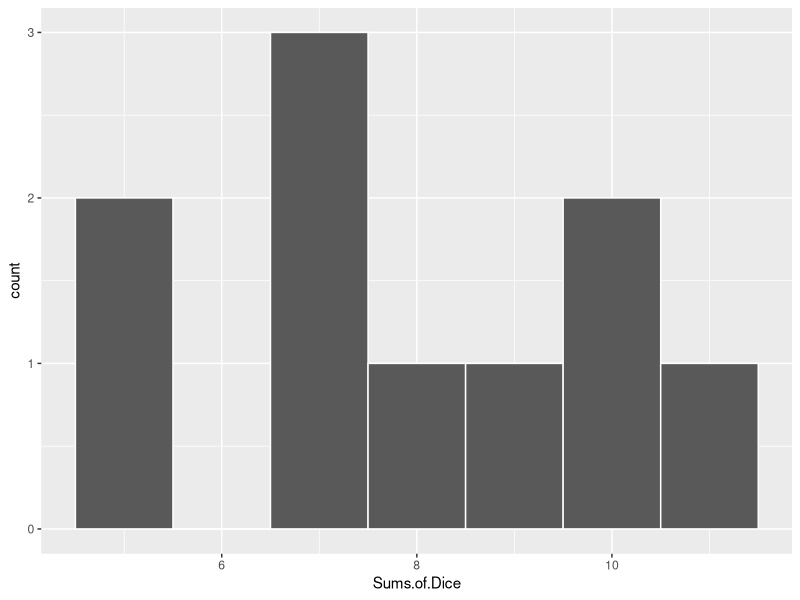
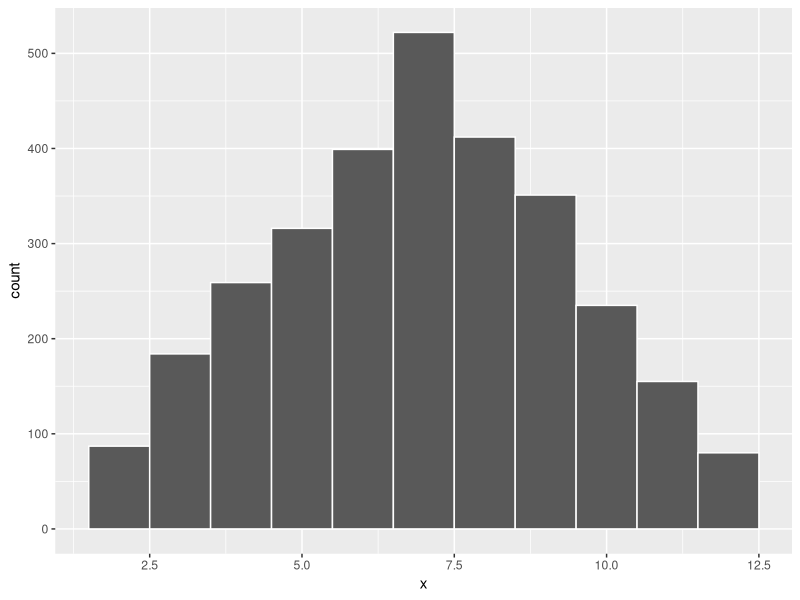
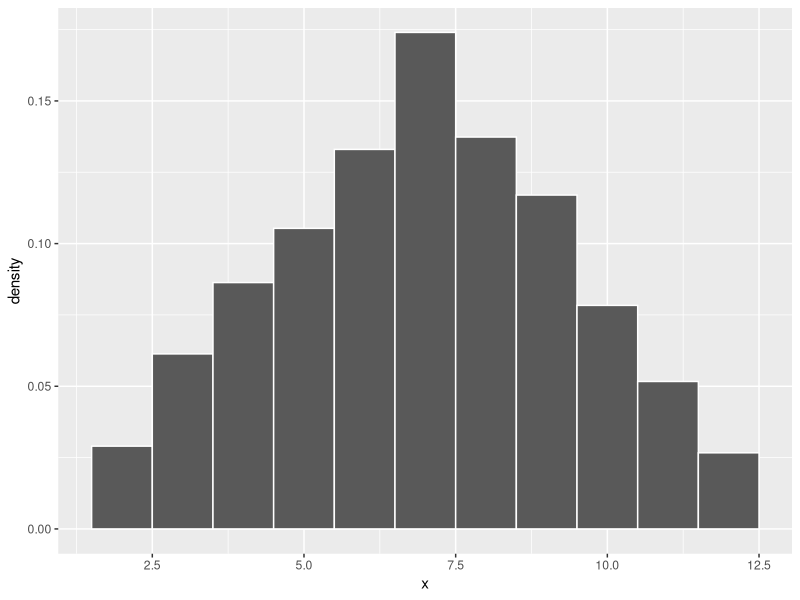
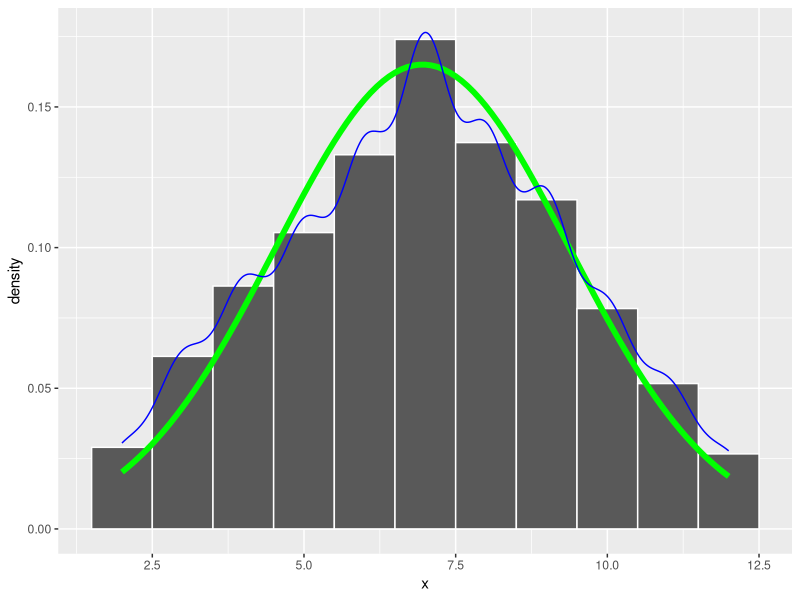
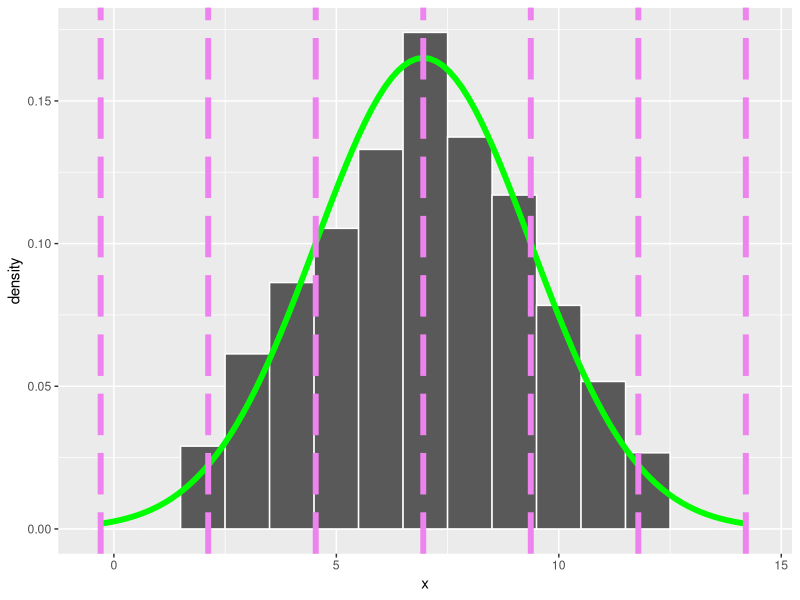

Reproduce these figures in R, in order. (Note: this script raises an error after producing the figures.)
## ---- chunk 1
knitr::opts_chunk$set(echo = TRUE)
## ---- chunk 2

library(tidyverse)

## ---- chunk 3

dice_rolls = c(5,11, 10, 8, 10, 9, 7, 7, 5, 7 )  # actually roll two dice and add them at least ten times. Enter your data here.
j=0 # We'll use this later. 
play=0 # We'll use this later. 


## ---- chunk 4
dice_gathered <- 
  dice_rolls %>% 
    data.frame(`Sums of Dice`=.)


str(dice_gathered)

## ---- chunk 5

dice_gathered %>% 
  ggplot(
    aes(Sums.of.Dice)
    ) + 
    geom_histogram(
      col="white",
      binwidth=1
      )
## ---- chunk 6

#initialize dice_sums 
dice_sums <- 0 
num_rolls = 3000    # pick a big number and replace 100 with your number. 

for(i in 1:num_rolls) {
  dice_sums[i] = sample(1:6,1)+sample(1:6,1)
}

dice_data <- 
  dice_sums %>% 
    data.frame(x=.)

dice_data %>% 
  ggplot(
    aes(x)
    ) + 
    geom_histogram(
      col="white",
      binwidth=1
      )

dice_data %>% 
  ggplot(
    aes(x)
    ) + 
    geom_histogram(
      aes(y=..density..),
      col="white",
      binwidth=1
      )

dice_data %>% 
  ggplot(
    aes(x)
    ) + 
    geom_histogram(
      aes(y=..density..),
      col="white",
      binwidth=1
      ) +
   stat_function(      #draws bell curve
    fun=dnorm, 
    args=list(
        mean=mean(dice_data$x), 
       sd=sd(dice_data$x)
        ), 
    col = "green", 
    size = 2
    ) +
  geom_density(
      col="blue"
    )


## ---- chunk 7

# requires running the code block that initializes and generates dice_data.
sum_mean <- 
  dice_data$x %>% 
    mean()

sum_sd <-
  dice_data$x %>% 
    sd()

sum_min <- 
    dice_data$x %>% 
    min()

sum_max <- 
  dice_data$x %>% 
    max()


sum_left=0
sum_left[1]=sum_mean - 3*sum_sd #loads sum_left with the leftmost spot.

for(i in 1:6){
  sum_left[i+1]=sum_left[i]+sum_sd   #computes the next spot by going right one standard deviation and saves it in sum_left.
}

#sum_left[4] = NA   # optional code to remove the middle line (where the mean is). R will grumble a little as it counts from 1 to 7 and has to skip 4. 



dice_data %>% 
  ggplot(
    aes(x)
    ) + 
    geom_histogram(
      aes(y=..density..),
      col="white",
      binwidth=1
      ) +
   stat_function(      #draws bell curve
    fun=dnorm, 
    args=list(
        mean=mean(dice_data$x), 
       sd=sd(dice_data$x)
        ), 
    col = "green", 
    size = 2
    ) + 
    geom_vline(
     xintercept = sum_left,    #plots all veritcal lines at once. 
     col="violet", 
     linetype="longdash",
     size=2)

dice_data %>% 
  ggplot(
    aes(x)
    ) + 
    geom_histogram(
      aes(y=..density..),
      col="white",
      binwidth=1
      ) +
   stat_function(      #draws bell curve
    fun=dnorm, 
    args=list(
        mean=mean(dice_data$x), 
       sd=sd(dice_data$x)
        ), 
    col = "green", 
    size = 2
    ) + 
    geom_vline(
     xintercept = sum_left,    #plots all veritcal lines at once. 
     col="violet", 
     linetype="longdash",
     size=2) + 
  stat_function(      #shades in innermost region
    fun=dnorm_sd, 
    args=list(numsd = 1), 
    geom="area",
    fill="red", 
    alpha=0.3
  ) +
  stat_function(      #shades in next region
    fun=dnorm_sd, 
    args=list(numsd = 2), 
    geom="area",
    fill="orange", 
    alpha=0.3
  ) +
  stat_function(      #shades in final region
    fun=dnorm_sd, 
    args=list(numsd = 3), 
    geom="area",
    fill="yellow", 
    alpha=0.3
  ) 

dice_data %>% 
  ggplot(
    aes(x)
    ) + 
    geom_histogram(
      aes(y=..density..),
      col="white",
      binwidth=1
      ) +
   stat_function(      #draws bell curve
    fun=dnorm, 
    args=list(
        mean=mean(dice_data$x), 
       sd=sd(dice_data$x)
        ), 
    col = "green", 
    size = 2
    ) + 
  stat_function(      #shades in innermost region
    fun=dnorm_sd, 
    args=list(numsd = 1), 
    geom="area",
    fill="red", 
    alpha=0.3
  ) +
  stat_function(      #shades in next region
    fun=dnorm_sd, 
    args=list(numsd = 2), 
    geom="area",
    fill="orange", 
    alpha=0.3
  ) +
  stat_function(      #shades in final region
    fun=dnorm_sd, 
    args=list(numsd = 3), 
    geom="area",
    fill="yellow", 
    alpha=0.3
  )
## ---- chunk 8
#initialize dice_sums 
dice_sums <- 0 
num_rolls = 100    # pick a big number and replace 100 with your number. 

for(i in 1:num_rolls) {
  dice_sums[i] = sample(1:6,1)+sample(1:6,1)
}

dice_data <- 
  dice_sums %>% 
    data.frame(x=.)

# Make sure these two have been initialized for your data set. 
sum_mean <- 
  dice_data$x %>% 
    mean()
sum_sd <- 
  dice_data$x %>% 
    sd() 

play[j]=sum_mean  #ignore these two lines the first time you see them. 
j=j+1 

# Fancy function defined to allow for shading. 
dnorm_sd <- function(x,numsd){
  norm_sd <- dnorm(x,sum_mean, sum_sd)
  lb = sum_mean - numsd*sum_sd  #left bound 
  rb = sum_mean + numsd*sum_sd  #right bound 
  # Force NA values outside interval x in [leftbound, rightbound]:
  norm_sd[x <= lb | x >= rb] <- NA
  return(norm_sd)   #return is the result of the function dnorm_sd 
}


dice_data %>% 
  ggplot(
    aes(x)
    ) + 
    geom_histogram(
      aes(y=..density..),
      col="white",
      binwidth=1
      ) +
   stat_function(      #draws bell curve
    fun=dnorm, 
    args=list(
        mean=mean(dice_data$x), 
       sd=sd(dice_data$x)
        ), 
    col = "green", 
    size = 2
    ) + 
  stat_function(      #shades in innermost region
    fun=dnorm_sd, 
    args=list(numsd = 1), 
    geom="area",
    fill="red", 
    alpha=0.3
  ) +
  stat_function(      #shades in next region
    fun=dnorm_sd, 
    args=list(numsd = 2), 
    geom="area",
    fill="orange", 
    alpha=0.3
  ) +
  stat_function(      #shades in final region
    fun=dnorm_sd, 
    args=list(numsd = 3), 
    geom="area",
    fill="yellow", 
    alpha=0.3
  )
## ---- chunk 9

#initialize dice_sums 
dice_sums <- 0 
num_rolls = 100    # pick a big number and replace 100 with your number. 

for(i in 1:num_rolls) {
  dice_sums[i] = sample(1:6,1)+sample(1:6,1)
}

dice_data <- 
  dice_sums %>% 
    data.frame(x=.)

# Make sure these two have been initialized for your data set. 
sum_mean <- 
  dice_data$x %>% 
    mean()
sum_sd <- 
  dice_data$x %>% 
    sd() 

play[j]=sum_mean  #ignore these two lines the first time you see them. 
j=j+1 

obs = c(sum_mean,dice_data$x[sample(1:100,1)])   #picks an observation at random.
obs_cols = c("violet","blue")

#calculates z-score
z_score = (obs[2]-obs[1])/sum_sd      #obs[2] pulls the observation's information and obs[1] pulls the mean of the sample. 
area=integrate(dnorm,0,z_score)
cat("Obs value: ", obs[2],"\nmean: ", obs[1], "\nz-score: ", z_score, "\nPercent of observances between observation and mean: ", 100*abs(area$value),"%")



# Fancy function defined to allow for shading. 
dnorm_sd <- function(x,numsd){
  norm_sd <- dnorm(x,sum_mean, sum_sd)
  lb = sum_mean - numsd*sum_sd  #left bound 
  rb = sum_mean + numsd*sum_sd  #right bound 
  # Force NA values outside interval x in [leftbound, rightbound]:
  norm_sd[x <= lb | x >= rb] <- NA
  return(norm_sd)   #return is the result of the function dnorm_sd 
}


dice_data %>% 
  ggplot(
    aes(x)
    ) + 
    geom_histogram(
      aes(y=..density..),
      col="white",
      binwidth=1
      ) +
   stat_function(      #draws bell curve
    fun=dnorm, 
    args=list(
        mean=mean(dice_data$x), 
       sd=sd(dice_data$x)
        ), 
    col = "green", 
    size = 2
    ) + 
  stat_function(      #shades in innermost region
    fun=dnorm_sd, 
    args=list(numsd = 1), 
    geom="area",
    fill="red", 
    alpha=0.3
  ) +
  stat_function(      #shades in next region
    fun=dnorm_sd, 
    args=list(numsd = 2), 
    geom="area",
    fill="orange", 
    alpha=0.3
  ) +
  stat_function(      #shades in final region
    fun=dnorm_sd, 
    args=list(numsd = 3), 
    geom="area",
    fill="yellow", 
    alpha=0.3
  ) +
  geom_vline(
    xintercept=obs, 
    linetype="longdash", 
    col=obs_cols,
    size=2
  )

## ---- chunk 10

sample_data <- 
  play %>% 
    data.frame("average.sample.sum"=.)

samples_mean <- 
  sample_data$average.sample.sum %>% 
    mean()

samples_sd <-
  sample_data$average.sample.sum %>% 
    sd()

samples_min <- 
    sample_data$average.sample.sum %>% 
    min()

samples_max <- 
  sample_data$average.sample.sum %>% 
    max()

samples_buckets=(samples_max-samples_min)/10 # to make 10+1=11 buckets in a histogram.

sample_data %>% 
  ggplot( aes(average.sample.sum)
  ) + 
  geom_histogram(
    col="white",
    binwidth=samples_buckets
    )  

## ---- chunk 11

#fast forward. 
dice_sums <- 0 
num_rolls = 100 
clicks=1500

#j=1    # if starting from scratch uncomment this line to initialize j. 

for(k in j:clicks){
    for(i in 1:num_rolls) {
      dice_sums[i] = sample(1:6,1)+sample(1:6,1)
    }
    play[k]=mean(dice_sums)
  }

